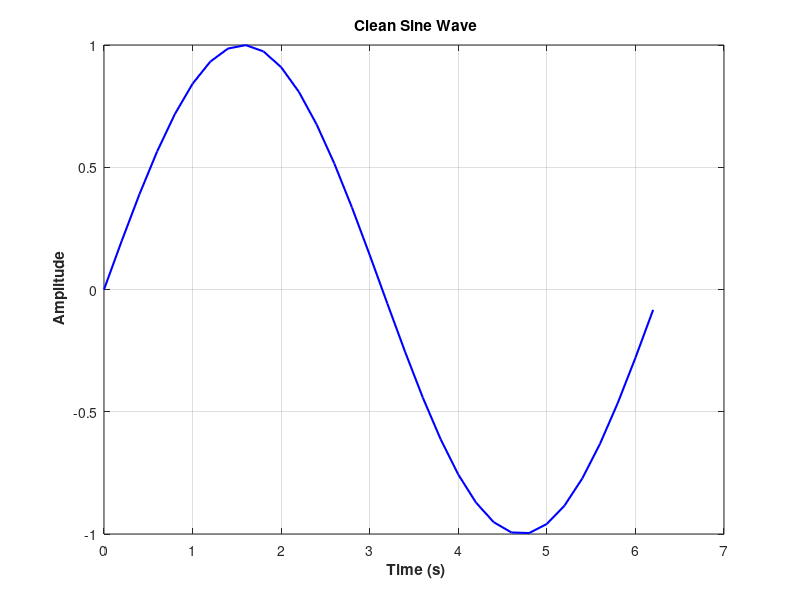
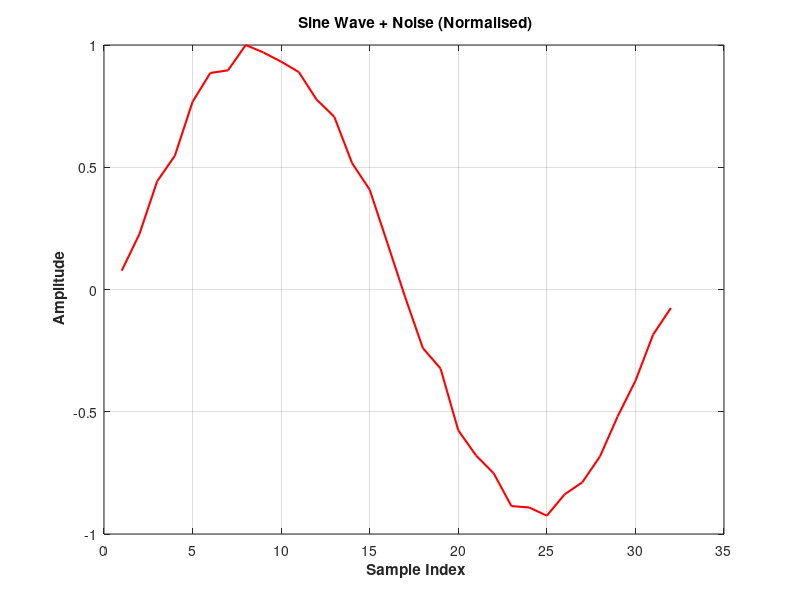
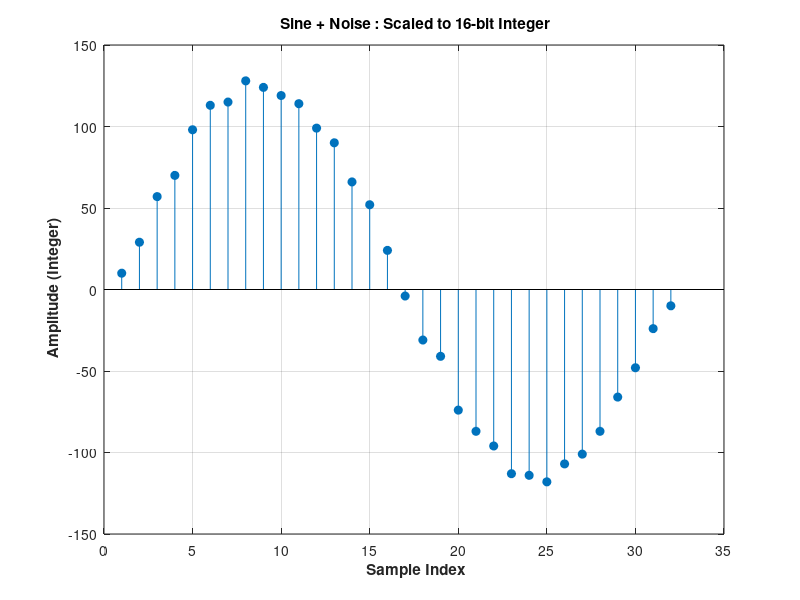

Source code (MATLAB) for these figures, in order:
% =============================================================================
% Script      : signal_gen.m
% Description : Generates a noisy sine wave, converts it to 16-bit signed
%               binary format, and saves it as 'signal.data' for use as
%               input to the Verilog FIR filter testbench.
%
% Output      : signal.data  — 32 binary values (16-bit signed, 2's complement)
%
% Steps:
%   1. Generate a clean sine wave
%   2. Add random noise to it
%   3. Normalise and scale to 16-bit fixed-point integers
%   4. Convert to binary (2's complement) and save to file
%
% Author      : Hari Kumar (2022UGEC018)
% Institute   : NIT Jamshedpur
% Tool        : MATLAB 2018b
% =============================================================================

close all; clear all; clc;

%% ------- Step 1: Generate Sine Wave ----------------------------------------

fs   = 5;            % Sampling frequency (Hz)
Amp  = 1;            % Amplitude
t    = 0:1/fs:2*pi;  % Time vector

sine_wave = Amp * sin(t);

figure(1);
plot(t, sine_wave, 'b', 'LineWidth', 1.5);
xlabel('\bf Time (s)');
ylabel('\bf Amplitude');
title('\bf Clean Sine Wave');
grid on;

%% ------- Step 2: Add Random Noise ------------------------------------------

noise_amp  = 0.1;    % Noise amplitude limit
noise      = noise_amp * rand(1, length(sine_wave));
sine_noise = sine_wave + noise;

% Normalise to [-1, 1]
sine_norm = sine_noise / max(abs(sine_noise));

figure(2);
plot(1:length(sine_norm), sine_norm, 'r', 'LineWidth', 1.5);
xlabel('\bf Sample Index');
ylabel('\bf Amplitude');
title('\bf Sine Wave + Noise (Normalised)');
grid on;

%% ------- Step 3: Scale to 16-bit Fixed-Point Integer -----------------------

total_wordlength = 16;   % Total bit width
scaling          = 7;    % Fractional bits (scale factor = 2^7 = 128)

sine_noise_integers = round(sine_norm .* (2^scaling));

figure(3);
stem(1:length(sine_noise_integers), sine_noise_integers, 'filled');
xlabel('\bf Sample Index');
ylabel('\bf Amplitude (Integer)');
title('\bf Sine + Noise : Scaled to 16-bit Integer');
grid on;

%% ------- Step 4: Convert to Binary (2's Complement) and Save ---------------

% Wrap negative values using modulo for 2's complement representation
sine_noise_binary = dec2bin(mod(sine_noise_integers, 2^total_wordlength), total_wordlength);

yy  = cellstr(sine_noise_binary);
fid = fopen('signal.data', 'wt');
fprintf(fid, '%s \n', yy{:});
fclose(fid);

disp('signal.data generated successfully.');
disp(['Total samples written: ', num2str(length(yy))]);
